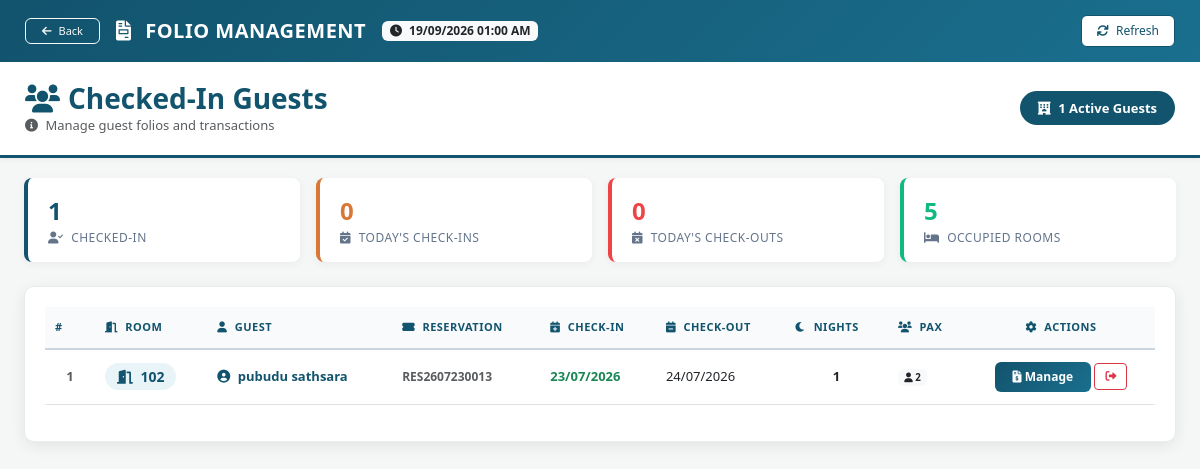
Screenshot of /folio_management.php (signed in) with the database file from the repository.
### tables this page shows
CREATE TABLE `reservations` (
  `res_id` int(11) NOT NULL,
  `res_no` varchar(50) DEFAULT NULL,
  `guest_name` varchar(100) NOT NULL,
  `room_id` int(11) DEFAULT NULL,
  `allotment_id` int(11) DEFAULT NULL,
  `check_in` date NOT NULL,
  `check_out` date NOT NULL,
  `num_of_nights` int(11) DEFAULT 1,
  `status` enum('Pending','Checked-In','Checked-Out','Cancelled') DEFAULT 'Pending',
  `is_deleted` tinyint(1) NOT NULL DEFAULT 0,
  `deleted_at` datetime DEFAULT NULL,
  `deleted_by` varchar(100) DEFAULT NULL,
  `passport_no` varchar(100) DEFAULT NULL,
  `booking_source` varchar(100) DEFAULT NULL,
  `company_name` varchar(100) DEFAULT NULL,
  `rate_code` varchar(50) DEFAULT NULL,
  `package_name` varchar(50) DEFAULT NULL,
  `market_segment` varchar(50) DEFAULT NULL,
  `business_segment` varchar(50) DEFAULT NULL,
  `sales_person` varchar(50) DEFAULT NULL,
  `voucher_no` varchar(50) DEFAULT NULL,
  `tour_no` varchar(50) DEFAULT NULL,
  `guest_payment_mode` varchar(30) DEFAULT 'Guest',
  `visit_purpose` varchar(50) DEFAULT NULL,
  `bill_payment_lkr_sscl` tinyint(1) DEFAULT 0,
  `company_credit_enable` tinyint(1) DEFAULT 0,
  `gender` varchar(10) DEFAULT NULL,
  `dob` date DEFAULT NULL,
  `nationality` varchar(50) DEFAULT NULL,
  `email` varchar(100) DEFAULT NULL,
  `mobile` varchar(20) DEFAULT NULL,
  `adults` int(11) DEFAULT 1,
  `children` int(11) DEFAULT 0,
  `bed_type` varchar(20) DEFAULT NULL,
  `room_category` varchar(50) DEFAULT NULL,
  `meal_plan` varchar(50) DEFAULT NULL,
  `rate_basis` varchar(20) DEFAULT NULL,
  `arrive_for` varchar(50) DEFAULT NULL,
  `leave_after` varchar(50) DEFAULT NULL,
  `expected_arrival_time` time DEFAULT NULL,
  `expected_departure_time` time DEFAULT NULL,
  `room_rate` decimal(10,2) DEFAULT NULL,
  `total_charge` decimal(10,2) DEFAULT 0.00,
  `currency` varchar(10) DEFAULT 'LKR',
  `payment_method` varchar(30) DEFAULT NULL,
  `special_requests` text DEFAULT NULL,
  `transport_req` tinyint(1) DEFAULT 0,
  `vehicle_no` varchar(20) DEFAULT NULL,
  `group_no` varchar(50) DEFAULT NULL,
  `contact_no` varchar(20) DEFAULT NULL,
  `created_by` int(11) DEFAULT NULL
);

CREATE TABLE `rooms` (
  `room_id` int(11) NOT NULL,
  `room_number` varchar(10) NOT NULL,
  `room_type` varchar(50) DEFAULT NULL,
  `status` enum('available','occupied','cleaning','maintenance') DEFAULT 'available'
);

### folio_management.php (the view, shortened to what this page needs)
<?php
include 'includes/db.php';
?>
<!DOCTYPE html>
<html lang="en">
<head>
    <link href="https://cdn.jsdelivr.net/npm/bootstrap@5.3.0/dist/css/bootstrap.min.css" rel="stylesheet">
    <link rel="stylesheet" href="https://cdnjs.cloudflare.com/ajax/libs/font-awesome/6.0.0/css/all.min.css">
</head>
<body>
<div class="top-navbar d-flex justify-content-between align-items-center">
    <div class="d-flex align-items-center">
        <a href="dashboard.php" class="btn btn-sm btn-outline-light me-3 py-1 px-3" style="font-size: 11px; border-radius: 6px;"><i class="fas fa-arrow-left me-1"></i> Back</a>
        <h5 class="m-0"><i class="fas fa-file-invoice me-2"></i> FOLIO MANAGEMENT</h5>
        <span class="badge bg-light text-dark ms-3" style="font-size: 12px;"><i class="fas fa-clock me-1"></i> <?= date('d/m/Y h:i A') ?></span>
    </div>
    <div>
        <button class="btn btn-refresh" onclick="window.location.reload()"><i class="fas fa-sync me-1"></i> Refresh</button>
    </div>
</div>
<div class="page-header d-flex justify-content-between align-items-center">
    <div>
        <h3><i class="fas fa-users me-2" style="color: #12536d;"></i>Checked-In Guests</h3>
        <p class="text-muted mb-0" style="font-size: 13px;"><i class="fas fa-info-circle me-1"></i> Manage guest folios and transactions</p>
    </div>
    <div>
        <?php
        $count_res = $conn->query("SELECT COUNT(*) as total FROM reservations r JOIN rooms rm ON r.room_id = rm.room_id WHERE r.status = 'Checked-In'");
        $count = $count_res->fetch_assoc();
        ?>
        <span class="stats-badge"><i class="fas fa-hotel me-1"></i> <?= $count['total'] ?> Active Guests</span>
    </div>
</div>
<div class="container-fluid px-4">
    <div class="row g-3 mb-4">
        <div class="col-md-3"><div class="stat-card"><div class="stat-number"><?= $count['total'] ?></div><div class="stat-label"><i class="fas fa-user-check me-1"></i> Checked-In</div></div></div>
        <div class="col-md-3"><div class="stat-card" style="border-left-color: #d97736;"><div class="stat-number" style="color: #d97736;"><?php $today = date('Y-m-d'); $today_res = $conn->query("SELECT COUNT(*) as total FROM reservations WHERE status = 'Checked-In' AND DATE(check_in) = '$today'"); $today_count = $today_res->fetch_assoc(); echo $today_count['total']; ?></div><div class="stat-label"><i class="fas fa-calendar-check me-1"></i> Today's Check-ins</div></div></div>
        <div class="col-md-3"><div class="stat-card" style="border-left-color: #ef4444;"><div class="stat-number" style="color: #ef4444;"><?php $checkout_res = $conn->query("SELECT COUNT(*) as total FROM reservations WHERE status = 'Checked-In' AND DATE(check_out) = '$today'"); $checkout_count = $checkout_res->fetch_assoc(); echo $checkout_count['total']; ?></div><div class="stat-label"><i class="fas fa-calendar-times me-1"></i> Today's Check-outs</div></div></div>
        <div class="col-md-3"><div class="stat-card" style="border-left-color: #10b981;"><div class="stat-number" style="color: #10b981;"><?php $total_rooms = $conn->query("SELECT COUNT(*) as total FROM rooms WHERE status = 'occupied'"); $rooms_count = $total_rooms->fetch_assoc(); echo $rooms_count['total']; ?></div><div class="stat-label"><i class="fas fa-bed me-1"></i> Occupied Rooms</div></div></div>
    </div>
    <div class="table-container fade-in">
        <div class="table-responsive">
            <table class="table table-hover">
                <thead>
                    <tr>
                        <th width="50">#</th>
                        <th><i class="fas fa-door-open me-1"></i> Room</th>
                        <th><i class="fas fa-user me-1"></i> Guest</th>
                        <th><i class="fas fa-ticket-alt me-1"></i> Reservation</th>
                        <th><i class="fas fa-calendar-plus me-1"></i> Check-In</th>
                        <th><i class="fas fa-calendar-minus me-1"></i> Check-Out</th>
                        <th><i class="fas fa-moon me-1"></i> Nights</th>
                        <th><i class="fas fa-users me-1"></i> Pax</th>
                        <th class="text-center"><i class="fas fa-cog me-1"></i> Actions</th>
                    </tr>
                </thead>
                <tbody>
                <?php
                $res = $conn->query("SELECT r.*, rm.room_number FROM reservations r JOIN rooms rm ON r.room_id = rm.room_id WHERE r.status = 'Checked-In' ORDER BY rm.room_number ASC");
                if ($res->num_rows > 0) {
                    $counter = 1;
                    while($row = $res->fetch_assoc()):
                        $nights = isset($row['num_of_nights']) ? $row['num_of_nights'] : 0;
                ?>
                    <tr>
                        <td class="text-center fw-bold text-muted"><?= $counter++ ?></td>
                        <td><span class="room-badge"><i class="fas fa-door-open me-1"></i> <?= htmlspecialchars($row['room_number']) ?></span></td>
                        <td>
                            <a href="reservation_details.php?id=<?= $row['res_id'] ?>" class="guest-link">
                                <i class="fas fa-user-circle me-1"></i> <?= htmlspecialchars($row['guest_name']) ?>
                            </a>
                        </td>
                        <td><span class="fw-semibold text-muted" style="font-size: 12px;"><?= htmlspecialchars($row['res_no'] ?? 'RES' . str_pad($row['res_id'], 4, '0', STR_PAD_LEFT)) ?></span></td>
                        <td class="text-success fw-bold" style="font-size: 13px;"><?= date('d/m/Y', strtotime($row['check_in'])) ?></td>
                        <td><span style="font-size: 13px;"><?= date('d/m/Y', strtotime($row['check_out'])) ?></span></td>
                        <td class="text-center fw-bold"><?= $nights ?></td>
                        <td><span class="badge bg-light text-dark"><i class="fas fa-user"></i> <?= $row['adults'] ?></span></td>
                        <td class="text-center">
                            <button class="btn btn-manage btn-sm" data-bs-toggle="modal" data-bs-target="#folioModal" onclick="openFolio(<?= $row['res_id'] ?>)">
                                <i class="fas fa-file-invoice-dollar"></i> Manage
                            </button>
                            <a href="quick_checkout.php?checkout_id=<?= $row['res_id'] ?>" class="btn btn-outline-danger btn-sm" onclick="return confirm('Check-out?')" style="padding: 4px 10px; font-size: 11px;"><i class="fas fa-sign-out-alt"></i></a>
                        </td>
                    </tr>
                <?php
                    endwhile;
                } else {
                ?>
                    <tr><td colspan="9"><div class="empty-state"><i class="fas fa-bed"></i><h5>No Checked-In Guests</h5><p>All rooms are currently available.</p></div></td></tr>
                <?php
                }
                ?>
                </tbody>
            </table>
        </div>
    </div>
</div>
</body>
</html>

### folio_management.php (style rules this page uses)
body { background: #f4f7f6; font-family: 'Segoe UI', sans-serif; font-size: 13px; }
.top-navbar { background: linear-gradient(135deg, #12536d, #1a6f8e); color: white; padding: 15px 25px; border-radius: 0; margin-bottom: 0; box-shadow: 0 2px 10px rgba(0,0,0,0.1); }
.top-navbar h5 { font-weight: 700; letter-spacing: 0.5px; }
.page-header { background: white; padding: 20px 25px; border-bottom: 3px solid #12536d; margin-bottom: 20px; box-shadow: 0 2px 5px rgba(0,0,0,0.05); }
.page-header h3 { color: #12536d; font-weight: 700; margin: 0; }
.stats-badge { background: #12536d; color: white; padding: 8px 18px; border-radius: 30px; font-size: 13px; font-weight: 600; }
.table-container { background: white; border-radius: 10px; padding: 20px; box-shadow: 0 4px 15px rgba(0,0,0,0.08); border: 1px solid #e9ecef; }
.table thead th { background: #f8fafc; color: #12536d; font-weight: 700; border-bottom: 2px solid #cbd5e1; text-transform: uppercase; font-size: 11px; letter-spacing: 0.5px; padding: 12px 10px; }
.table tbody td { padding: 12px 10px; vertical-align: middle; }
.guest-link { color: #12536d; text-decoration: none; font-weight: 600; }
.room-badge { background: #e8f4f8; color: #12536d; padding: 4px 12px; border-radius: 20px; font-weight: 700; font-size: 14px; }
.btn-manage { background: linear-gradient(135deg, #12536d, #1a6f8e); color: white; border: none; padding: 6px 18px; font-size: 12px; font-weight: 600; border-radius: 6px; transition: all 0.3s ease; }
.btn-refresh { background: white; color: #12536d; border: 1px solid #12536d; padding: 6px 15px; font-size: 12px; border-radius: 6px; }
.stat-card { background: white; border-radius: 8px; padding: 15px 20px; border-left: 4px solid #12536d; box-shadow: 0 2px 8px rgba(0,0,0,0.05); }
.stat-card .stat-number { font-size: 24px; font-weight: 700; color: #12536d; }
.stat-card .stat-label { color: #64748b; font-size: 12px; text-transform: uppercase; letter-spacing: 0.5px; }

### rows the page displays
reservations: room.room_number "102", guest_name "pubudu sathsara", res_no "RES2607230013", check_in "23/07/2026", check_out "24/07/2026", num_of_nights "1", adults "2"

### other values shown
$count['total'] "1"
$today_count['total'] "0"
$checkout_count['total'] "0"
$rooms_count['total'] "5"
